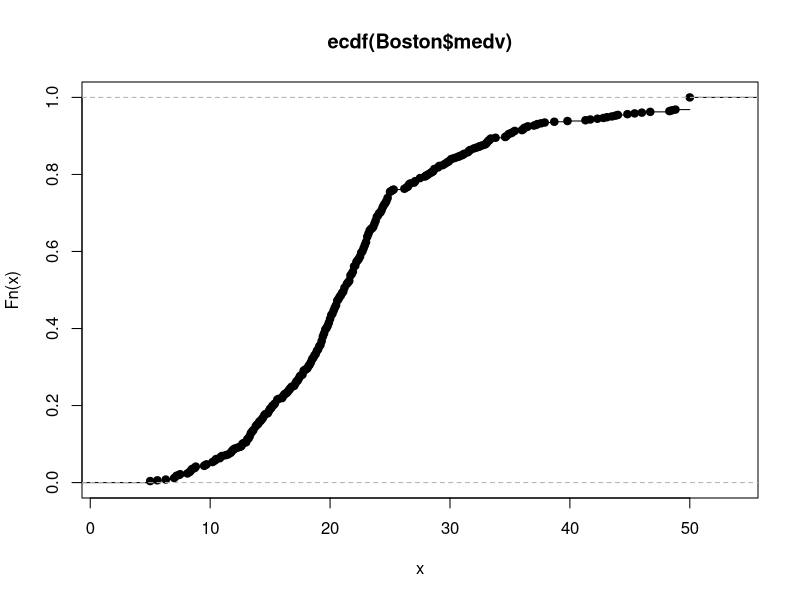

Write the R code that produced this figure.
data(Boston, package="MASS")
ecdf.medv <- ecdf(Boston$medv)
# print
ecdf.medv
# summary
summary(ecdf.medv)
# plot
plot(ecdf.medv)
